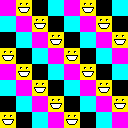

Tiled map render using the project's own tile images. Description and the whole map definition, tile-layer contents included, below:
An orthogonal 8x8 tile map with 16x16 px tiles, 1 tile layer (Tile Layer 1).

<map version="1.10" tiledversion="1.11.2" orientation="orthogonal" renderorder="right-down" width="8" height="8" tilewidth="16" tileheight="16" infinite="0" nextlayerid="2" nextobjectid="1">
 <tileset firstgid="1" source="tilesets/dummy_tileset.tsx" />
 <layer id="1" name="Tile Layer 1" width="8" height="8">
  <data encoding="csv">
1,4,3,2,1,4,3,2,
2,1,4,3,2,1,4,3,
3,2,1,4,3,2,1,4,
4,3,2,1,4,3,2,1,
1,4,3,2,1,4,3,2,
2,1,4,3,2,1,4,3,
3,2,1,4,3,2,1,4,
4,3,2,1,4,3,2,1
</data>
 </layer>
</map>